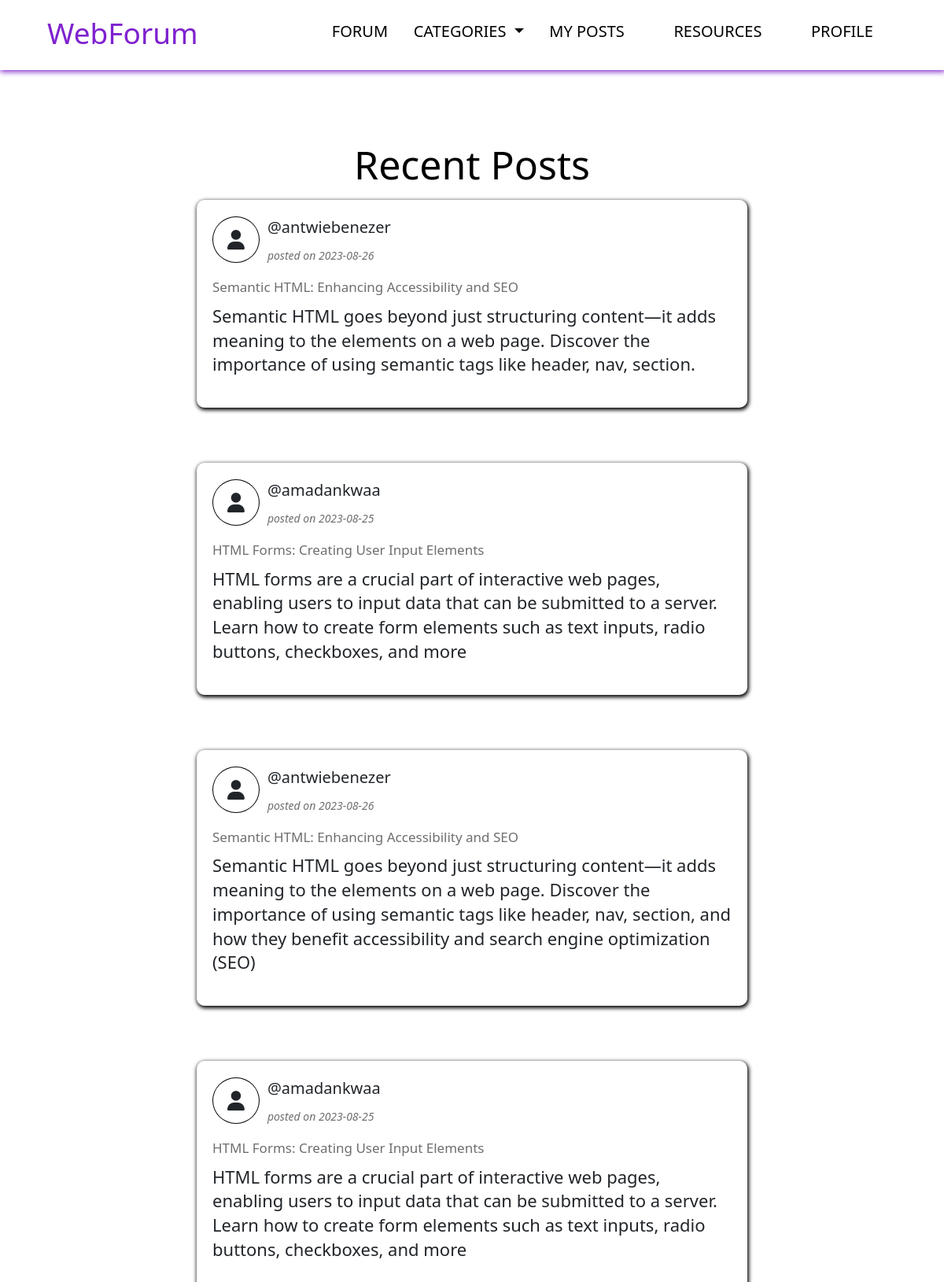
Page /home (signed in) on the committed database.
### tables this page shows
CREATE TABLE `posts` (
  `category_id` int(11) DEFAULT NULL,
  `id` int(11) NOT NULL,
  `post_title` varchar(255) NOT NULL,
  `post_message` text DEFAULT NULL,
  `post_date` date DEFAULT NULL,
  `post_creator` text DEFAULT NULL
);

### home.php (the view, shortened to what this page needs)
<?php
  include('includes/home-header.php');
?>
      <main class="home">
        <h1 class="heading">Recent Posts</h1>
      </main>
<?php
   include('script.php');
   include('database-connection/user_database.php');
  $sql = "SELECT * FROM posts ORDER BY id DESC";
  $result = mysqli_query($connection, $sql);
  while ($row = mysqli_fetch_assoc($result)) {
    $post_title = $row["post_title"];
    $post_message = $row["post_message"];
    $post_date = $row["post_date"];
    $post_creator = $row["post_creator"];
    echo '
      <!DOCTYPE html>
      <html lang="en">
      <head>
        <meta charset="UTF-8">
        <meta name="viewport" content="width=device-width, initial-scale=1.0">
        <link rel="stylesheet" href="css/post.css" />
      </head>
      <body>
            <div class="posts my-posts">
            <div class="container">
                <div class="user">
                  <div class="user-img">
                    <i class="fa-solid fa-user"></i>
                  </div>
                  <div class="name-and-date">
                    <p>@'.$post_creator.'</p>
                    <span>posted on '
                      .$post_date.
                     '</span>
                  </div>
                </div>
              <div class="post-content">
                  <h3 class="title"> '
                    .$post_title.
                  ' </h3>
                  <p class="message">'
                  .$post_message.
                '</p>
              </div>
            </div>
          </div>
      </body>
      </html>
      ';
  }
?>

### includes/home-header.php (shortened to what this page needs)
<!DOCTYPE html>
<html lang="en">
<head>
  <link rel="stylesheet" href="https://cdnjs.cloudflare.com/ajax/libs/font-awesome/6.4.0/css/all.min.css">
  <link href="https://cdn.jsdelivr.net/npm/bootstrap@5.3.0/dist/css/bootstrap.min.css" rel="stylesheet">
  <link rel="stylesheet" href="css/home_pages.css">
  <link rel="stylesheet" href="css/threadlists.css">
</head>
<body>
      <header>
          <a href="./" style="text-decoration: none;"><h1><span>WebForum</h1></a>
          <nav>
            <ul class="main-menu">
              <li><a href="home" class="menu-item">FORUM</a></li>
              <div class="dropdown" style="display: inline-block;">
                <a class="dropdown-toggle" data-bs-toggle="dropdown" aria-expanded="false">
                  CATEGORIES
                </a>
	            </div>
              <li><a href="my-posts" class="menu-item">MY POSTS</a></li>
              <li><a href="resources" class="menu-item">RESOURCES</a></li>
              <li><a href="profile" class="menu-item">PROFILE</a></li>
            </ul>
          </nav>
      </header>

### script.php (shortened to what this page needs)
  </body>
</body>
</html>

### css/home_pages.css (style rules this page uses)
* { margin: 0; padding: 0; box-sizing: border-box; }
html { scroll-behavior: smooth; font-size: 62.5%; }
body { font-family: 'Poppins', sans-serif; height: 100vh; position: relative; overflow: auto; }
header { display: flex; align-items: center; justify-content: space-around; padding: 20px 0; top: 0; width: 100%; box-shadow: 1px 1px 7px 1px #7e22ce; }
header h1 { font-size: 3.7rem; color: #7e22ce; }
nav ul li { display: inline; list-style: none; }
nav .dropdown-toggle { color: black; font-size: 2rem; text-decoration: none; cursor: pointer; }
nav li .menu-item { text-decoration: none; font-size: 2rem; color: black; margin-left: 30px; margin-right: 30px; }
.heading, .home h1 { padding-top: 50px; text-align: center; }
main { padding: 10px 0; margin: 0 auto; width: 1200px; max-width: 95%; line-height: 2.75; }
main h3, h4 , .heading { font-size: 2.4rem; margin-top: 30px; }
main h3, .heading, .home h1 { color: black; font-size: 5rem; }

### css/threadlists.css (style rules this page uses)
* { margin: 0; padding: 0; box-sizing: border-box; }
html { font-size: 65.5%; }

### css/post.css (style rules this page uses)
body { font-family:system-ui, -apple-system, BlinkMacSystemFont, 'Segoe UI', Roboto, Oxygen, Ubuntu, Cantarell, 'Open Sans', 'Helvetica Neue', sans-serif; }
html { font-size: 62.5%; }
.posts { margin: 0 auto; margin-top: 20px; margin-bottom: 30px; max-width: 700px; width: 95%; }
.user { display: flex; align-items: center; padding: 0; }
.container { box-shadow: 1px 2px 5px 1px black; border-radius: 10px; padding: 20px; margin-bottom: 70px; }
.user .user-img { margin-right: 10px; }
.user .fa-solid { font-size: 2.5rem; border: 1px solid black; border-radius: 50%; padding: 16px 18px; }
.name-and-date p { font-size: 2rem; }
.name-and-date span { font-size: 1.4rem; color: rgb(110, 110, 110); font-style: italic; }
.post-content .title { margin: 20px 0 10px 0; font-size: 1.7rem; color: rgb(110, 110, 110); }
.post-content .message { margin-bottom: 20px; font-size: 2.2rem; line-height: 1.4; }
.my-posts { margin: 0 auto; max-width: 700px; width: 95%; }

### rows in the picture
posts: post_creator "antwiebenezer", post_date "2023-08-26", post_title "Semantic HTML: Enhancing Accessibility and SEO", post_message "Semantic HTML goes beyond just structuring content—it adds meaning to the elements on a web page. Discover the importance of using semantic tags like header, nav, section."
posts: post_creator "amadankwaa", post_date "2023-08-25", post_title "HTML Forms: Creating User Input Elements", post_message "HTML forms are a crucial part of interactive web pages, enabling users to input data that can be submitted to a server. Learn how to create form elements such as text inputs, radio buttons, checkboxes, and more"
posts: post_creator "antwiebenezer", post_date "2023-08-26", post_title "Semantic HTML: Enhancing Accessibility and SEO", post_message "Semantic HTML goes beyond just structuring content—it adds meaning to the elements on a web page. Discover the importance of using semantic tags like header, nav, section, and how they benefit accessibility and search engine optimization (SEO)"
posts: post_creator "amadankwaa", post_date "2023-08-25", post_title "HTML Forms: Creating User Input Elements", post_message "HTML forms are a crucial part of interactive web pages, enabling users to input data that can be submitted to a server. Learn how to create form elements such as text inputs, radio buttons, checkboxes, and more"
